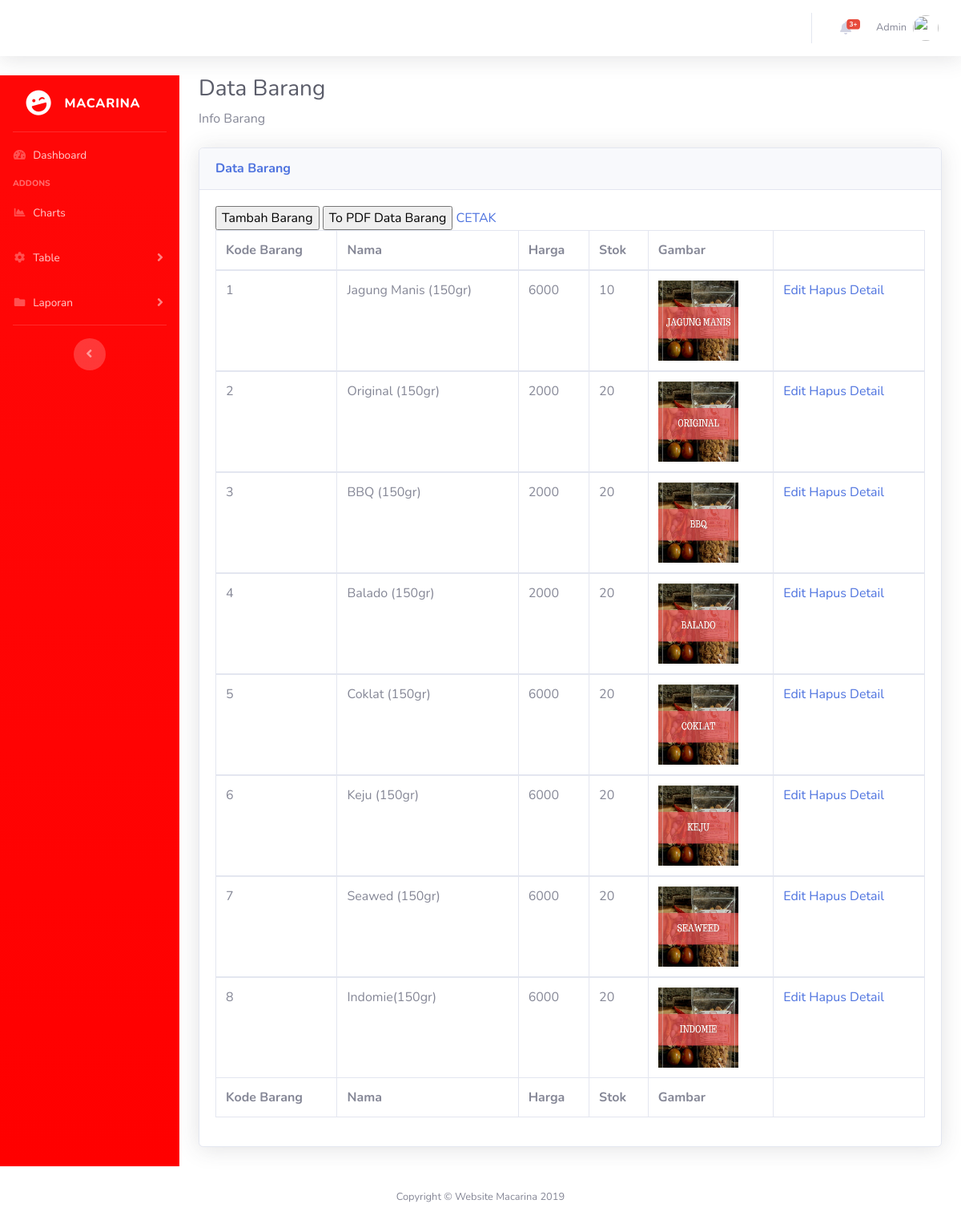
/admin/barang/tBarang.php, run on an earlier commit of the app's database.
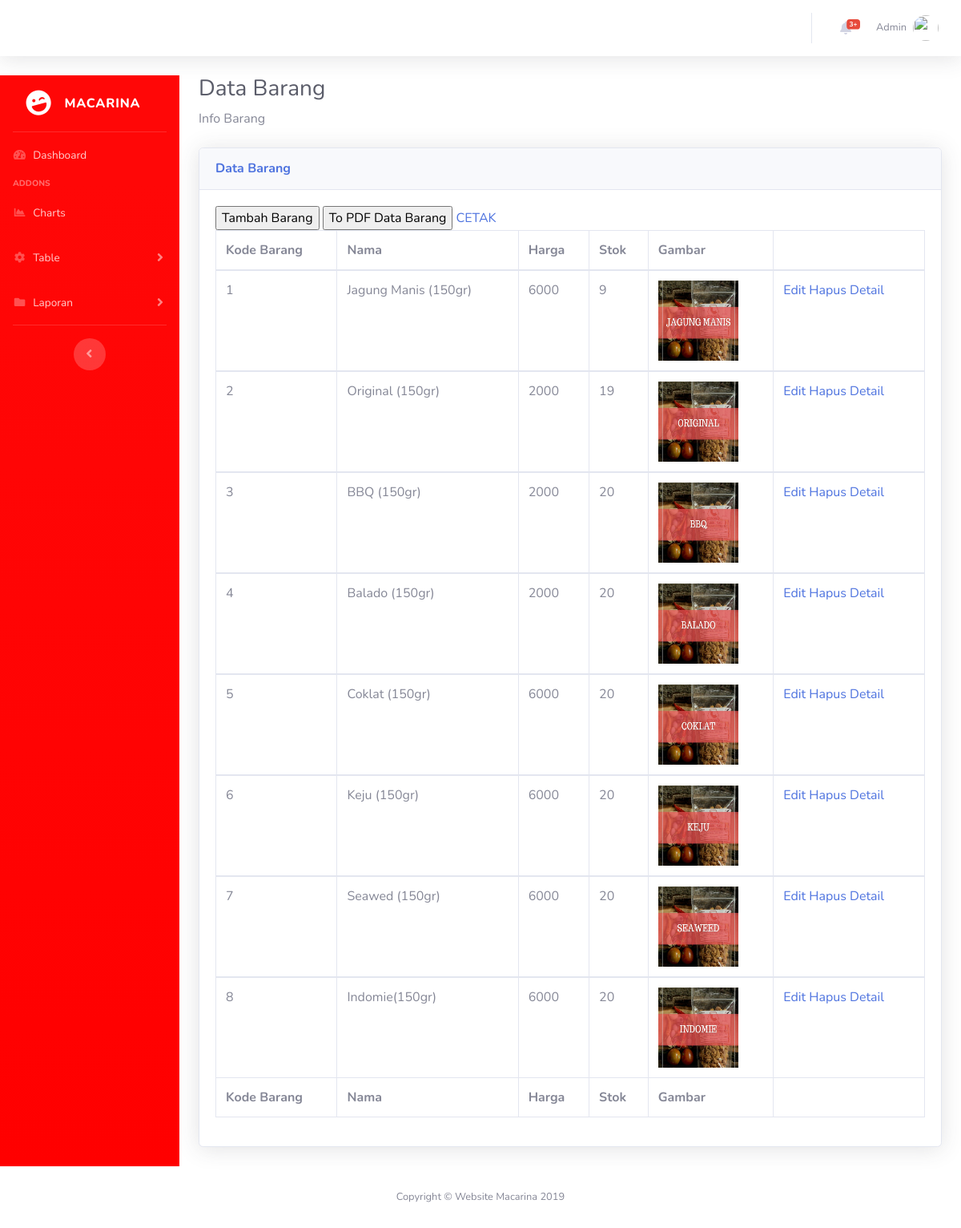
And on a later commit of the database.
### tables this page shows
CREATE TABLE `barang` (
  `kd_barang` int(11) NOT NULL,
  `nama_barang` varchar(50) NOT NULL,
  `harga` int(11) NOT NULL,
  `stok` int(11) NOT NULL,
  `gambar_brg` varchar(25) NOT NULL,
  `deskripsi` varchar(20) NOT NULL
);

### admin/barang/tBarang.php (the view, shortened to what this page needs)
<?php
include "../config/config.php";
?>
<!DOCTYPE html>
<html lang="en">
<head>
  <link href="../vendor/fontawesome-free/css/all.min.css" rel="stylesheet" type="text/css">
  <link href="../css/sb-admin-2.min.css" rel="stylesheet">
  <link href="../vendor/datatables/dataTables.bootstrap4.min.css" rel="stylesheet">
</head>
<?php
include_once "../topNavbar.php";
?>
  <div id="wrapper">
<?php
include "../config/side.php";
?>
        <div class="container-fluid">
          <h1 class="h3 mb-2 text-gray-800">Data Barang</h1>
          <p class="mb-4">Info Barang</p>
          <div class="card shadow mb-4">
            <div class="card-header py-3">
              <h6 class="m-0 font-weight-bold text-primary">Data Barang</h6>
            </div>
            <div class="card-body">
              <div class="table-responsive">
              <a href="tamBarang.php">
              <input type="submit" value="Tambah Barang"/>
              </a>
              <a href="cetakBarang.php">
              <input type="submit" value="To PDF Data Barang"/>
              </a>
              <a href="cetak.php" target="_blank">CETAK</a>
              <form method ="POST" action="detAdmin.php" >
                <table class="table table-bordered" id="dataTable" width="100%" cellspacing="0">
                  <thead>
                    <tr>
                      <th>Kode Barang</th>
                      <th>Nama</th>
                      <th>Harga</th>
                      <th>Stok</th>
                      <th>Gambar</th>
                      <th></th>
                    </tr>
                  </thead>
                  <tfoot>
                    <tr>
                      <th>Kode Barang</th>
                      <th>Nama</th>
                      <th>Harga</th>
                      <th>Stok</th>
                      <th>Gambar</th>
                      <th></th>
                    </tr>
                  </tfoot>
                  <?php
                    $query = mysqli_query($koneksi,"SELECT * FROM barang");
                    while ($data = mysqli_fetch_array($query)){
                ?>
                <tbody>
                    <tr>
                      <td><?php echo $data ['kd_barang'] ?></td>
                      <td><?php echo $data ['nama_barang']; ?></td>
                      <td><?php echo $data ['harga']; ?></td>
                      <td><?php echo $data ['stok']; ?></td>
                      <td><?php echo "<img src='../img/barang/".$data['gambar_brg']."' width='100px' height='100px'/>" ?></td>
                      <td><a class="edit" href="detBarang.php?txt_idbrg=<?php echo $data['kd_barang']; ?>">Edit</a>
                      <a class="edit" href="delBarang.php?txt_idbrg=<?php echo $data['kd_barang']; ?>">Hapus</a>
                      <a class="detail" href="detailBarang.php?txt_idbrg=<?php echo $data['kd_barang']; ?>">Detail</a></td>
                    </tr>
                  </tbody>
            <?php } ?>
                </table>
              </form>
              </div>
            </div>
          </div>
        </div>
      </div>
      <?php
      include_once "../footer.php";
      ?>
    </div>
  </div>
</body>
</html>

### admin/topNavbar.php (shortened to what this page needs)
<body id="page-top">
  <div id="content-wrapper" class="d-flex flex-column">
 <div id="content">
   <nav class="navbar navbar-expand navbar-light bg-white topbar mb-4 static-top shadow">
     <ul class="navbar-nav ml-auto">
 <li class="nav-item dropdown no-arrow mx-1">
              <a class="nav-link dropdown-toggle" href="#" id="alertsDropdown" role="button" data-toggle="dropdown" aria-haspopup="true" aria-expanded="false">
                <i class="fas fa-bell fa-fw"></i>
                <span class="badge badge-danger badge-counter">3+</span>
              </a>
            </li>
       <li class="nav-item dropdown no-arrow">
         <a class="nav-link dropdown-toggle" href="#" id="userDropdown" role="button" data-toggle="dropdown" aria-haspopup="true" aria-expanded="false">
           <span class="mr-2 d-none d-lg-inline text-gray-600 small">Admin</span>
           <img class="img-profile rounded-circle" src="https://source.unsplash.com/QAB-WJcbgJk/60x60">
         </a>
       </li>
     </ul>
   </nav>

### admin/config/side.php (shortened to what this page needs)
 <ul class="navbar-nav bg-gradient-primary sidebar sidebar-dark accordion" id="accordionSidebar">
<a class="sidebar-brand d-flex align-items-center justify-content-center" href="home.php">
  <div class="sidebar-brand-icon rotate-n-15">
    <i class="fas fa-laugh-wink"></i>
  </div>
  <div class="sidebar-brand-text mx-3">Macarina</div>
</a>
<hr class="sidebar-divider my-0">
<li class="nav-item">
  <a class="nav-link" href="../home.php">
    <i class="fas fa-fw fa-tachometer-alt"></i>
    <span>Dashboard</span></a>
</li>
<div class="sidebar-heading">
  Addons
</div>
<li class="nav-item">
  <a class="nav-link" href="../charts.php">
    <i class="fas fa-fw fa-chart-area"></i>
    <span>Charts</span></a>
</li>
<li class="nav-item">
  <a class="nav-link collapsed" href="#" data-toggle="collapse" data-target="#collapse3" aria-expanded="true" aria-controls="collapse3">
    <i class="fas fa-fw fa-cog"></i>
    <span>Table</span>
  </a>
</li>
<li class="nav-item">
  <a class="nav-link collapsed" href="#" data-toggle="collapse" data-target="#collapsePages" aria-expanded="true" aria-controls="collapsePages">
    <i class="fas fa-fw fa-folder"></i>
    <span>Laporan</span>
  </a>
</li>
<hr class="sidebar-divider d-none d-md-block">
<div class="text-center d-none d-md-inline">
  <button class="rounded-circle border-0" id="sidebarToggle"></button>
</div>
</ul>

### admin/footer.php
<footer class="sticky-footer bg-white">
       <div class="container my-auto">
         <div class="copyright text-center my-auto">
           <span>Copyright &copy; Website Macarina 2019</span>
         </div>
       </div>
     </footer>

What changed in the data, as far as the page shows it:
changed barang "Jagung Manis (150gr)": stok "10" → "9"
changed barang "Original (150gr)": stok "20" → "19"
